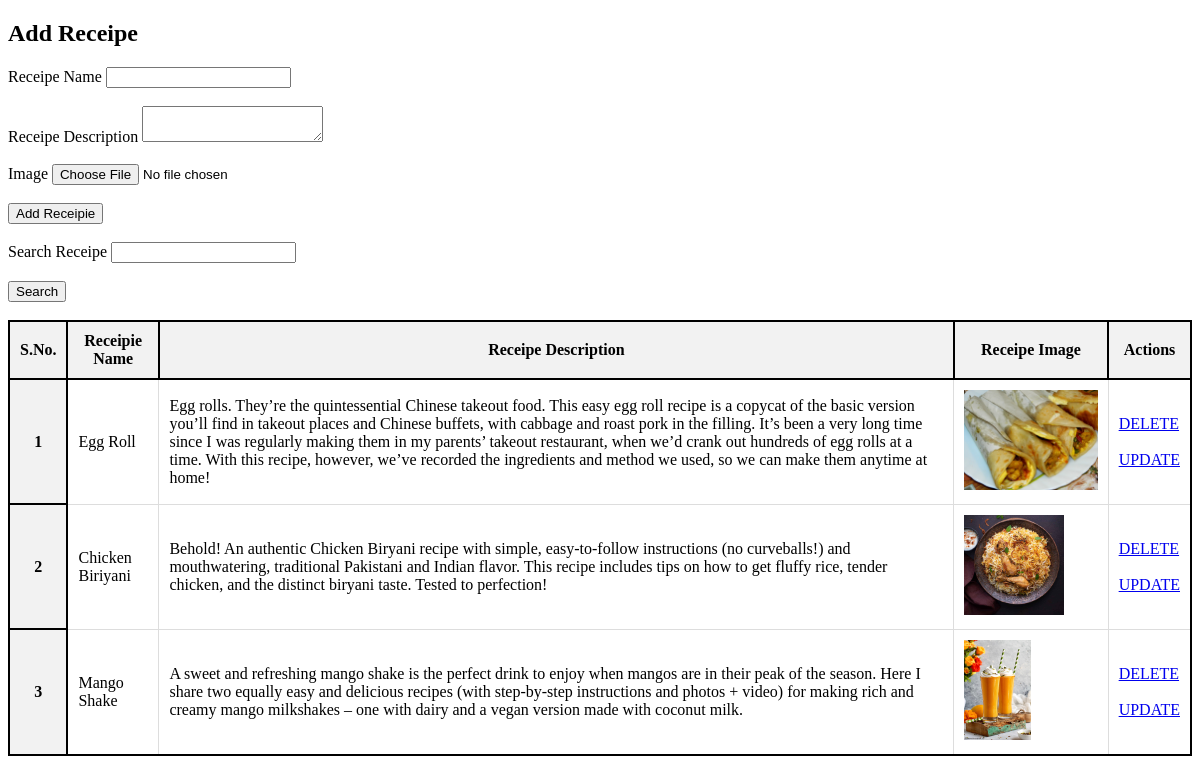
The app's page /receipe/ with its own data.
### vege/models.py (models this page shows, shortened)
class Recipie(models.Model):
    user = models.ForeignKey(User,on_delete=models.CASCADE,null= True,blank=True)
    receipe_name = models.CharField(max_length=100)
    receipe_desc = models.TextField()
    receipe_img = models.ImageField(upload_to="receipe")

### vege/views.py (the view, shortened to what this page needs)
# urls.py: path('receipe/',receipe,name = "receipes"),
def receipe(request):
    queryset = Recipie.objects.all()
    if request.GET.get('search'):
        queryset = queryset.filter(receipe_name__icontains = request.GET.get('search'))
    context = {'receipes':queryset}
    return render(request,'receipes.html',context)

### vege/templates/receipes.html (shortened to what this page needs)
{% extends "base.html" %}
{% block content %}
<h2>Add Receipe</h2>
<div class = "container">
    <form method = "post" enctype = "multipart/form-data">
  <div class="form-group">
    <label for="exampleInputEmail1">Receipe Name</label>
    <input name="receipe_name" type="text" class="form-control" required>
  </div>
  <br>
  <div class="form-group">
    <label for="exampleInputPassword1">Receipe Description</label>
    <textarea class="form-control" name = "receipe_desc" required ></textarea>
  </div>
  <br>
  <div class="form-group">
    <label for="exampleInputPassword1">Image</label>
    <input name="receipe_img" type="file" class="form-control">
  </div>
  <br>
  <button type="submit" class="btn btn-primary">Add Receipie</button>
</form>
<br>
<div class ="mt-5">
  <form>
  <div class = "mx-auto-col-6">
    <label for="exampleInputEmail1">Search Receipe</label>
    <input name="search" type="text" class="form-control">
  </div>
  <br>
  <button type ="submit" class="btn btn-primary">Search</button>
</form>
</div>
<br>
<table class="table">
  <thead>
    <tr>
      <th scope="col">S.No.</th>
      <th scope="col">Receipie Name</th>
      <th scope="col">Receipe Description</th>
      <th scope="col">Receipe Image</th>
      <th scope="col">Actions</th>
    </tr>
  </thead>
  <tbody>
    {% for receipe in receipes %}
    <tr>
      <th scope="row">{{forloop.counter}}</th>
      <td>{{receipe.receipe_name}}</td>
      <td>{{receipe.receipe_desc}}</td>
      <td>
        <img src="/media/{{receipe.receipe_img}}" style = "height : 100px"></td>
        <td>
            <a href = "/delete_receipe/{{receipe.id}}/" class = "btn=btn-danger">DELETE</a>
            <br>
            <br>
            <a href="/update_receipe/{{receipe.id}}" class = "btn=btn-success">UPDATE</a>
        </td>
    </tr>
    {% endfor %}
  </tbody>
</table>
</div>
{% endblock %}

### home/templates/base.html (style rules this page uses)
table { width: 100%; border-collapse: collapse; }
table, th, td { border: 2px solid black; }
th { background-color: #f2f2f2; padding: 10px; text-align: center; border: 2px solid black; }
td { padding: 10px; text-align: left; border: 1px solid #ddd; }
tr { border-bottom: 1px solid #ddd; }

### records on screen
Recipie: receipe_name "Egg Roll", receipe_desc "Egg rolls. They’re the quintessential Chinese takeout food. This easy egg roll recipe is a copycat of the basic version you’ll find in takeout places and Chinese buffets, with cabbage and roast pork in the filling. It’s been a very long time since I was regularly making them in my parents’ takeout restaurant, when we’d crank out hundreds of egg rolls at a time. With this recipe, however, we’ve recorded the ingredients and method we used, so we can make them anytime at home!", receipe_img (picture)
Recipie: receipe_name "Chicken Biriyani", receipe_desc "Behold! An authentic Chicken Biryani recipe with simple, easy-to-follow instructions (no curveballs!) and mouthwatering, traditional Pakistani and Indian flavor. This recipe includes tips on how to get fluffy rice, tender chicken, and the distinct biryani taste. Tested to perfection!", receipe_img (picture)
Recipie: receipe_name "Mango Shake", receipe_desc "A sweet and refreshing mango shake is the perfect drink to enjoy when mangos are in their peak of the season. Here I share two equally easy and delicious recipes (with step-by-step instructions and photos + video) for making rich and creamy mango milkshakes – one with dairy and a vegan version made with coconut milk.", receipe_img (picture)
